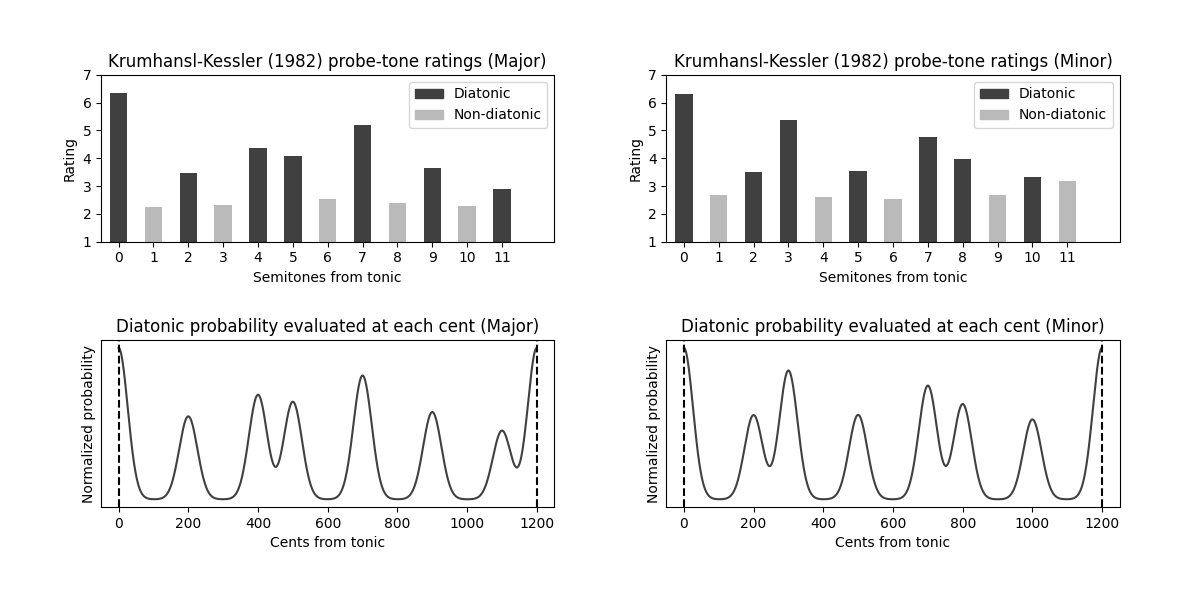

Reproduce this figure in Python.
# code for figures describing the KS (discrete) and PDF (continuous)
# distributions

import os
import numpy as np
import matplotlib.pyplot as plt
from matplotlib.patches import Patch
from pdf_tonality import pdf_tonality as pdft

# set to None to show plot, or provide a path
dir_out = None
dir_out = os.path.join(os.getcwd(),'figures')

# define the ratings (1-7) collected by Krumhansl & Kessler (1982), as listed
# in the MIDI Toolbox code
# see: https://github.com/miditoolbox/1.1/blob/master/miditoolbox/refstat.m
weights_maj = [6.35,2.23,3.48,2.33,4.38,4.09,2.52,5.19,2.39,3.66,2.29,2.88]
intervals_maj = np.array([0,2,4,5,7,9,11])
weights_min = [6.33,2.68,3.52,5.38,2.6,3.53,2.54,4.75,3.98,2.69,3.34,3.17]
intervals_min = np.array([0,2,3,5,7,8,10])

# collect the evaluations of the probability density functions
PDF_maj, _, _ = pdft.build_diatonic_PDF('major')
PDF_min, _, _ = pdft.build_diatonic_PDF('minor')

# set up subplots
fig = plt.figure(figsize=(12, 6), dpi=100)
ax1 = fig.add_subplot(221) # K-S major
ax2 = fig.add_subplot(223) # PDF major
ax3 = fig.add_subplot(222) # K-S minor
ax4 = fig.add_subplot(224) # PDF minor
fig.tight_layout(pad=5.0)

# settings for color/fill
legend_elements = [
    Patch(facecolor='#404040', edgecolor='#404040',label='Diatonic'),
    Patch(facecolor='#BABABA', edgecolor='#BABABA',label='Non-diatonic'),
]

# subplot 1 - upper left - KK major
nondiatonic = ax1.bar(
    x=np.arange(0,1200,100),
    height=weights_maj,
    width=50,
    color='#BABABA',
)
for i in intervals_maj:
    ax1.bar(x=i*100, height=weights_maj[i], width=50, color='#404040')
ax1.set_xlim([-50, 1250])
ax1.set_ylim([1, 7])
ax1.set_yticks(range(1,8))
ax1.set_xticks(np.arange(0,1200,100))
ax1.set_xticklabels(range(0,12))
ax1.set_ylabel('Rating')
ax1.set_xlabel('Semitones from tonic')
ax1.set_title('Krumhansl-Kessler (1982) probe-tone ratings (Major)')
ax1.legend(handles=legend_elements, loc="upper right")

# subplot 2 - lower left - PDF major
ax2.plot(PDF_maj, color='#404040')
ax2.set_xlim([-50,1250])
ax2.axvline(x=0, c='k', linestyle='--')
ax2.axvline(x=1200, c='k', linestyle='--')
ax2.set_yticks([])
ax2.set_ylabel('Normalized probability')
ax2.set_xlabel('Cents from tonic')
ax2.set_title('Diatonic probability evaluated at each cent (Major)')

# subplot 3 - upper right - KK minor
nondiatonic = ax3.bar(
    x=np.arange(0,1200,100),
    height=weights_min,
    width=50,
    color='#BABABA',
)
for i in intervals_min:
    ax3.bar(x=i*100, height=weights_min[i], width=50, color='#404040')
ax3.set_xlim([-50, 1250])
ax3.set_ylim([1, 7])
ax3.set_yticks(range(1,8))
ax3.set_xticks(np.arange(0,1200,100))
ax3.set_xticklabels(range(0,12))
ax3.set_ylabel('Rating')
ax3.set_xlabel('Semitones from tonic')
ax3.set_title('Krumhansl-Kessler (1982) probe-tone ratings (Minor)')
ax3.legend(handles=legend_elements, loc="upper right")

# subplot 4 - lower right - PDF minor
ax4.plot(PDF_min, color='#404040')
ax4.set_xlim([-50,1250])
ax4.axvline(x=0, c='k', linestyle='--')
ax4.axvline(x=1200, c='k', linestyle='--')
ax4.set_yticks([])
ax4.set_ylabel('Normalized probability')
ax4.set_xlabel('Cents from tonic')
ax4.set_title('Diatonic probability evaluated at each cent (Minor)')

# export or show
if dir_out is not None:
    filepath = os.path.join(dir_out, 'KK_v_PDF.png')
    plt.savefig(filepath, dpi=100)
    plt.close()
else:
    plt.show()
